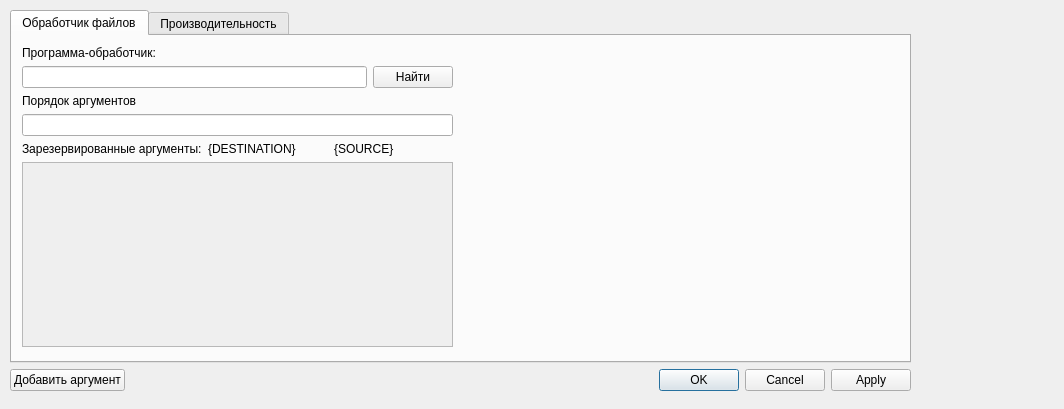
<?xml version="1.0" encoding="UTF-8"?>
<ui version="4.0">
 <class>tSettingsWindow</class>
 <widget class="QDialog" name="tSettingsWindow">
  <property name="geometry">
   <rect>
    <x>0</x>
    <y>0</y>
    <width>1064</width>
    <height>409</height>
   </rect>
  </property>
  <property name="windowTitle">
   <string>Dialog</string>
  </property>
  <widget class="QWidget" name="verticalLayoutWidget">
   <property name="geometry">
    <rect>
     <x>10</x>
     <y>10</y>
     <width>901</width>
     <height>381</height>
    </rect>
   </property>
   <layout class="QVBoxLayout" name="verticalLayout">
    <item>
     <widget class="QTabWidget" name="tabWidget">
      <property name="autoFillBackground">
       <bool>false</bool>
      </property>
      <property name="currentIndex">
       <number>0</number>
      </property>
      <property name="documentMode">
       <bool>false</bool>
      </property>
      <property name="movable">
       <bool>true</bool>
      </property>
      <widget class="QWidget" name="tab">
       <attribute name="title">
        <string>Обработчик файлов</string>
       </attribute>
       <widget class="QWidget" name="verticalLayoutWidget_2">
        <property name="geometry">
         <rect>
          <x>10</x>
          <y>10</y>
          <width>431</width>
          <height>301</height>
         </rect>
        </property>
        <layout class="QVBoxLayout" name="verticalLayout_2">
         <item>
          <layout class="QVBoxLayout" name="verticalLayout_3">
           <item>
            <widget class="QLabel" name="label">
             <property name="text">
              <string>Программа-обработчик:</string>
             </property>
            </widget>
           </item>
           <item>
            <layout class="QHBoxLayout" name="horizontalLayout">
             <item>
              <widget class="QLineEdit" name="pathProgramLineEdit">
               <property name="maxLength">
                <number>1024</number>
               </property>
              </widget>
             </item>
             <item>
              <widget class="QPushButton" name="findProgramButton">
               <property name="text">
                <string>Найти</string>
               </property>
              </widget>
             </item>
            </layout>
           </item>
          </layout>
         </item>
         <item>
          <widget class="QLabel" name="lArgsOrder">
           <property name="text">
            <string>Порядок аргументов</string>
           </property>
          </widget>
         </item>
         <item>
          <widget class="QLineEdit" name="lineEditArgumentsOrder"/>
         </item>
         <item>
          <layout class="QHBoxLayout" name="horizontalLayout_2">
           <item>
            <widget class="QLabel" name="labelReservedArgs">
             <property name="text">
              <string>Зарезервированные аргументы:</string>
             </property>
            </widget>
           </item>
           <item>
            <widget class="QLabel" name="labelDestination">
             <property name="text">
              <string>{DESTINATION}</string>
             </property>
             <property name="textInteractionFlags">
              <set>Qt::LinksAccessibleByMouse|Qt::TextSelectableByMouse</set>
             </property>
            </widget>
           </item>
           <item>
            <widget class="QLabel" name="labelSource">
             <property name="text">
              <string>{SOURCE}</string>
             </property>
             <property name="textInteractionFlags">
              <set>Qt::LinksAccessibleByMouse|Qt::TextSelectableByMouse</set>
             </property>
            </widget>
           </item>
          </layout>
         </item>
         <item>
          <widget class="QScrollArea" name="scrollArea">
           <property name="verticalScrollBarPolicy">
            <enum>Qt::ScrollBarAsNeeded</enum>
           </property>
           <property name="horizontalScrollBarPolicy">
            <enum>Qt::ScrollBarAsNeeded</enum>
           </property>
           <property name="widgetResizable">
            <bool>true</bool>
           </property>
           <widget class="QWidget" name="scrollAreaWidgetContents_2">
            <property name="geometry">
             <rect>
              <x>0</x>
              <y>0</y>
              <width>427</width>
              <height>179</height>
             </rect>
            </property>
            <widget class="QWidget" name="">
             <property name="geometry">
              <rect>
               <x>8</x>
               <y>5</y>
               <width>411</width>
               <height>161</height>
              </rect>
             </property>
             <layout class="QVBoxLayout" name="verticalLayoutUserUsage"/>
            </widget>
           </widget>
          </widget>
         </item>
        </layout>
       </widget>
      </widget>
      <widget class="QWidget" name="tab_2">
       <attribute name="title">
        <string>Производительность</string>
       </attribute>
       <widget class="QWidget" name="verticalLayoutWidget_5">
        <property name="geometry">
         <rect>
          <x>10</x>
          <y>10</y>
          <width>777</width>
          <height>301</height>
         </rect>
        </property>
        <layout class="QVBoxLayout" name="verticalLayout_5">
         <item>
          <widget class="QLabel" name="label_5">
           <property name="text">
            <string>&lt;html&gt;&lt;head/&gt;&lt;body&gt;&lt;p&gt;Здесь может быть ваша реклама :-).&lt;/p&gt;&lt;p&gt;Вкладка осталась со времен использования многопоточного поиска&lt;/p&gt;&lt;/body&gt;&lt;/html&gt;</string>
           </property>
           <property name="wordWrap">
            <bool>true</bool>
           </property>
          </widget>
         </item>
        </layout>
       </widget>
      </widget>
     </widget>
    </item>
    <item>
     <layout class="QHBoxLayout" name="horizontalLayout_4">
      <item>
       <widget class="QPushButton" name="pushButtonAddArgs">
        <property name="text">
         <string>Добавить аргумент</string>
        </property>
       </widget>
      </item>
      <item>
       <widget class="QDialogButtonBox" name="buttonBox">
        <property name="orientation">
         <enum>Qt::Horizontal</enum>
        </property>
        <property name="standardButtons">
         <set>QDialogButtonBox::Apply|QDialogButtonBox::Cancel|QDialogButtonBox::Ok</set>
        </property>
        <property name="centerButtons">
         <bool>false</bool>
        </property>
       </widget>
      </item>
     </layout>
    </item>
   </layout>
  </widget>
 </widget>
 <resources/>
 <connections>
  <connection>
   <sender>buttonBox</sender>
   <signal>accepted()</signal>
   <receiver>tSettingsWindow</receiver>
   <slot>accept()</slot>
   <hints>
    <hint type="sourcelabel">
     <x>229</x>
     <y>379</y>
    </hint>
    <hint type="destinationlabel">
     <x>157</x>
     <y>274</y>
    </hint>
   </hints>
  </connection>
  <connection>
   <sender>buttonBox</sender>
   <signal>rejected()</signal>
   <receiver>tSettingsWindow</receiver>
   <slot>reject()</slot>
   <hints>
    <hint type="sourcelabel">
     <x>297</x>
     <y>385</y>
    </hint>
    <hint type="destinationlabel">
     <x>286</x>
     <y>274</y>
    </hint>
   </hints>
  </connection>
 </connections>
</ui>
